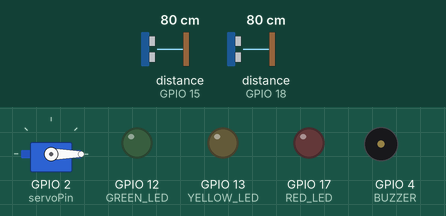
A sketch run on a simulated ESP32. Shown: servo, output pins drawn as LEDs (lit = HIGH), buzzer (waves = sounding, pin HIGH). Wiring (inferred from the names in the program): ultrasonic range finder: trigger GPIO 22; echo GPIO 15. The inputs (shaded band) are chosen by the test bench; at power-on: distance to the obstacle (sensors on GPIO 15, GPIO 18) 80 cm. The echo pulse lasts 58.3 µs per cm; WiFi joins after 1.5 s; servers stay silent unless stated; pins used as bus, display or sensor lines are not drawn; what the sketch prints to the serial monitor is not drawn.

Above: at 2.8 s.
2.9 s: distance to the obstacle (sensor on GPIO 15) set to 19 cm
10.8 s: distance to the obstacle (sensor on GPIO 15) set to 15 cm
At 11.3 s:
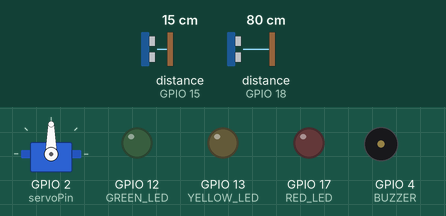
16.5 s: distance to the obstacle (sensor on GPIO 15) set to 18 cm
At 18.7 s:
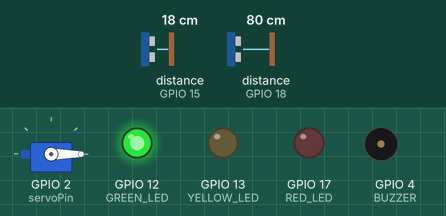
19.0 s: distance to the obstacle (sensor on GPIO 15) set to 2 cm
At 19.8 s:
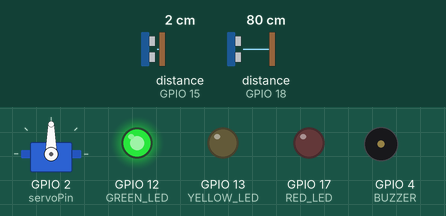
20.5 s: distance to the obstacle (sensor on GPIO 15) set to 35 cm
At 22.7 s:
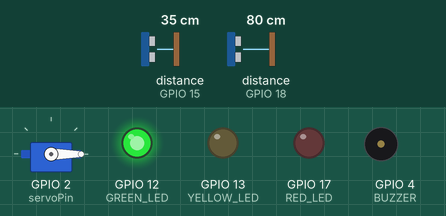
23.0 s: distance to the obstacle (sensor on GPIO 18) set to 24 cm
30.9 s: distance to the obstacle (sensor on GPIO 18) set to 19 cm
At 45.4 s:
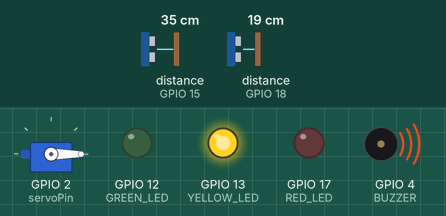
Timing chart, 0 to 47.0 s (numbered marks = the images above; inputs shaded):
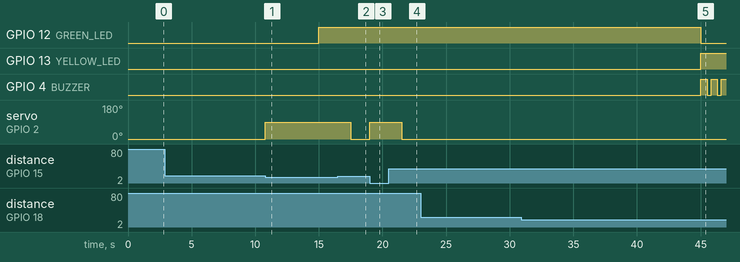

The sketch:

TrashCleanerv7.ino
```cpp
 #include <WiFi.h>
#include <ESP_Mail_Client.h>
#include <ESP32Servo.h>

// WiFi and SMTP settings
#define WIFI_SSID "Rana Hassan"
#define WIFI_PASSWORD "Super1234$"
#define SMTP_server "smtp.gmail.com"
#define SMTP_Port 465
#define sender_email "workmailesp@gmail.com"
#define sender_password "zqfu qajz mbmr jufu"
#define Recipient_email "aqsafareed111@gmail.com"
#define Recipient_name "Aqsa"

// Dustbin ultrasonic sensor pins
#define trigPin 5
#define echoPin 18

// Hand detection ultrasonic sensor pins
#define trig2Pin 22
#define echo2Pin 15

// Servo pin
#define servoPin 2

// LED pins
#define RED_LED 17
#define YELLOW_LED 13
#define GREEN_LED 12

// Buzzer pin
#define BUZZER 4

// Thresholds
const int fullThreshold = 10;
const int halfThreshold = 20;

// Flags
bool fullEmailSent = false;
bool halfEmailSent = false;

// Timers
unsigned long lastBinCheckTime = 0;
const unsigned long binCheckInterval = 10000; // 10 sec
unsigned long lastLidOpenTime = 0;

// Bin reading variables
int binReadCount = 0;
int fullCount = 0;
int halfCount = 0;
unsigned long lastReadTime = 0;
const unsigned long readInterval = 1000; // 1 sec between each bin reading
bool readingInProgress = false;

// SMTP and Servo
SMTPSession smtp;
ESP_Mail_Session session;
Servo myServo;

// --- Distance measuring functions ---
long getDistance() {
  digitalWrite(trigPin, LOW);
  delayMicroseconds(2);
  digitalWrite(trigPin, HIGH);
  delayMicroseconds(10);
  digitalWrite(trigPin, LOW);
  long duration = pulseIn(echoPin, HIGH, 30000);
  return duration * 0.034 / 2;
}

long getLidDistance() {
  digitalWrite(trig2Pin, LOW);
  delayMicroseconds(2);
  digitalWrite(trig2Pin, HIGH);
  delayMicroseconds(10);
  digitalWrite(trig2Pin, LOW);
  long duration = pulseIn(echo2Pin, HIGH, 30000);
  return duration * 0.034 / 2;
}

// --- Buzzer beep ---
void beepBuzzer(int duration) {
  digitalWrite(BUZZER, HIGH);
  delay(duration);
  digitalWrite(BUZZER, LOW);
}

// --- Send Email ---
void sendEmail(String status) {
  SMTP_Message message;
  message.sender.name = "Smart Bin System";
  message.sender.email = sender_email;
  message.subject = "Dustbin Status Alert 🚨";
  message.addRecipient(Recipient_name, Recipient_email);

  String statusColor = (status == "FULL") ? "#dc3545" : "#ffc107";

  String htmlMsg = "<div style=\"background-color:#f4f4f4;padding:20px;font-family:Arial,sans-serif;\">"
                   "<div style=\"max-width:600px;margin:auto;background:#ffffff;padding:20px;border-radius:10px;"
                   "box-shadow:0 0 10px rgba(0,0,0,0.1);\">"
                   "<h2 style=\"color:#333;text-align:center;\">🚮 Dustbin Alert Notification</h2>"
                   "<p style=\"font-size:16px;color:#555;\">Dear Team,</p>"
                   "<p style=\"font-size:16px;color:#555;\">The current dustbin status is:</p>"
                   "<div style=\"background-color:" + statusColor + ";color:#fff;padding:10px 15px;"
                   "display:inline-block;border-radius:25px;font-size:18px;font-weight:bold;\">" + status + "</div>"
                   "<p style=\"margin-top:20px;font-size:14px;color:#888;\">This is an automated message generated by your <b>Smart Bin monitoring system.</b></p>"
                   "<p style=\"font-size:12px;color:#ccc;text-align:center;margin-top:30px;\">&copy; 2025 Smart Bin System</p>"
                   "</div></div>";

  message.html.content = htmlMsg.c_str();
  message.html.charSet = "utf-8";
  message.html.transfer_encoding = Content_Transfer_Encoding::enc_7bit;
  message.text.content = "Dustbin status: " + status;

  if (!smtp.connect(&session)) {
    Serial.println("SMTP connection failed.");
    return;
  }

  if (!MailClient.sendMail(&smtp, &message)) {
    Serial.println("Error sending Email, " + smtp.errorReason());
  } else {
    Serial.println("Email sent successfully.");
  }
}

// --- LED status control ---
void showLEDStatus(String status) {
  if (status == "FULL") {
    digitalWrite(RED_LED, HIGH);
    digitalWrite(YELLOW_LED, LOW);
    digitalWrite(GREEN_LED, LOW);
  } else if (status == "HALF FULL") {
    digitalWrite(RED_LED, LOW);
    digitalWrite(YELLOW_LED, HIGH);
    digitalWrite(GREEN_LED, LOW);
  } else {
    digitalWrite(RED_LED, LOW);
    digitalWrite(YELLOW_LED, LOW);
    digitalWrite(GREEN_LED, HIGH);
  }
}

// --- Setup ---
void setup() {
  Serial.begin(115200);

  pinMode(trigPin, OUTPUT);
  pinMode(echoPin, INPUT);
  pinMode(trig2Pin, OUTPUT);
  pinMode(echo2Pin, INPUT);

  pinMode(RED_LED, OUTPUT);
  pinMode(YELLOW_LED, OUTPUT);
  pinMode(GREEN_LED, OUTPUT);
  pinMode(BUZZER, OUTPUT);

  myServo.attach(servoPin);
  myServo.write(0); // Start with lid closed

  Serial.print("Connecting to WiFi...");
  WiFi.begin(WIFI_SSID, WIFI_PASSWORD);
  while (WiFi.status() != WL_CONNECTED) {
    delay(200);
    Serial.print(".");
  }
  Serial.println("\nWiFi connected.");

  smtp.debug(1);
  session.server.host_name = SMTP_server;
  session.server.port = SMTP_Port;
  session.login.email = sender_email;
  session.login.password = sender_password;
  session.login.user_domain = "";
}

// --- Main Loop ---
void loop() {
  static bool lidOpen = false;

  // ✅ Lid control: open while hand detected, close after hand is removed
  long lidDistance = getLidDistance();
  if (lidDistance > 0 && lidDistance <= 15) {
    if (!lidOpen) {
      Serial.println("Hand detected - opening lid");
      myServo.write(90);  // Open lid
      lidOpen = true;
    }
    lastLidOpenTime = millis();  // Reset timer while hand is still there
  } else {
    if (lidOpen && millis() - lastLidOpenTime > 1000) {
      Serial.println("Hand removed - closing lid");
      myServo.write(0);  // Close lid
      lidOpen = false;
    }
  }

  // ✅ Start bin check if time
  if (!readingInProgress && millis() - lastBinCheckTime >= binCheckInterval) {
    readingInProgress = true;
    binReadCount = 0;
    fullCount = 0;
    halfCount = 0;
    lastReadTime = millis();
    Serial.println("Starting dustbin level readings...");
  }

  // ✅ Perform bin readings non-blocking
  if (readingInProgress && millis() - lastReadTime >= readInterval) {
    lastReadTime = millis();
    long distance = getDistance();
    binReadCount++;

    Serial.print("Reading ");
    Serial.print(binReadCount);
    Serial.print(": ");
    Serial.print(distance);
    Serial.println(" cm");

    if (distance <= fullThreshold) fullCount++;
    else if (distance <= halfThreshold) halfCount++;

    if (binReadCount >= 5) {
      readingInProgress = false;
      lastBinCheckTime = millis();

      if (fullCount >= 5) {
        showLEDStatus("FULL");
        if (!fullEmailSent) {
          Serial.println("Dustbin is FULL! Sending email...");
          beepBuzzer(2000);
          sendEmail("FULL");
          fullEmailSent = true;
        } else {
          Serial.println("Dustbin still full. Email already sent.");
        }
        halfEmailSent = true;
      } else if (halfCount >= 5) {
        showLEDStatus("HALF FULL");
        if (!halfEmailSent) {
          Serial.println("Dustbin is HALF FULL! Sending email...");
          for (int i = 0; i < 3; i++) {
            beepBuzzer(500);
            delay(300);
          }
          sendEmail("HALF FULL");
          halfEmailSent = true;
        } else {
          Serial.println("Dustbin still half full. Email already sent.");
        }
        fullEmailSent = false;
      } else {
        showLEDStatus("EMPTY");
        digitalWrite(BUZZER, LOW);
        Serial.println("Dustbin is not full.");
        fullEmailSent = false;
        halfEmailSent = false;
      }
    }
  }
}
```

Measured:
- the behaviour switches between 17 and 16 cm on distance to the obstacle (sensor on GPIO 15) (found by bisection; images 0 and 1)
- the behaviour switches between 22 and 21 cm on distance to the obstacle (sensor on GPIO 18) (found by bisection; images 4 and 5)
- after the input at 2.9 s, every drawn part: stays the same
- after the input at 10.8 s, servo on GPIO 2 (servoPin): 0° → 90° at once
- after the input at 16.5 s, servo on GPIO 2 (servoPin): 90° → 0° after 1.0 s
- after the input at 19.0 s, servo on GPIO 2 (servoPin): 0° → 90° at once
- after the input at 20.5 s, servo on GPIO 2 (servoPin): 90° → 0° after 1.0 s
- after the input at 23.0 s, every drawn part: stays the same
- after the input at 30.9 s, GPIO 12 (GREEN_LED): HIGH → LOW after 14.1 s; GPIO 13 (YELLOW_LED): LOW → HIGH after 14.1 s; GPIO 4 (BUZZER): alternates HIGH for 0.50 s and LOW for 0.30 s, starting after 14.1 s
